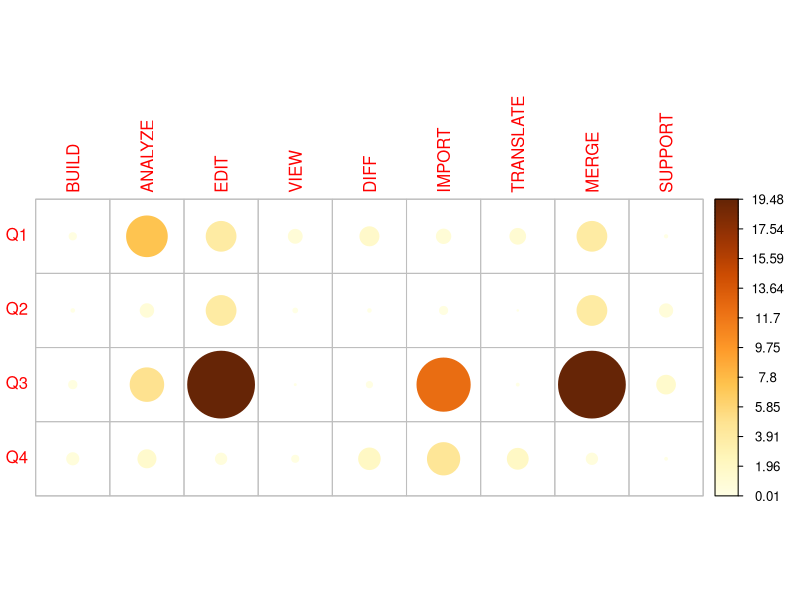
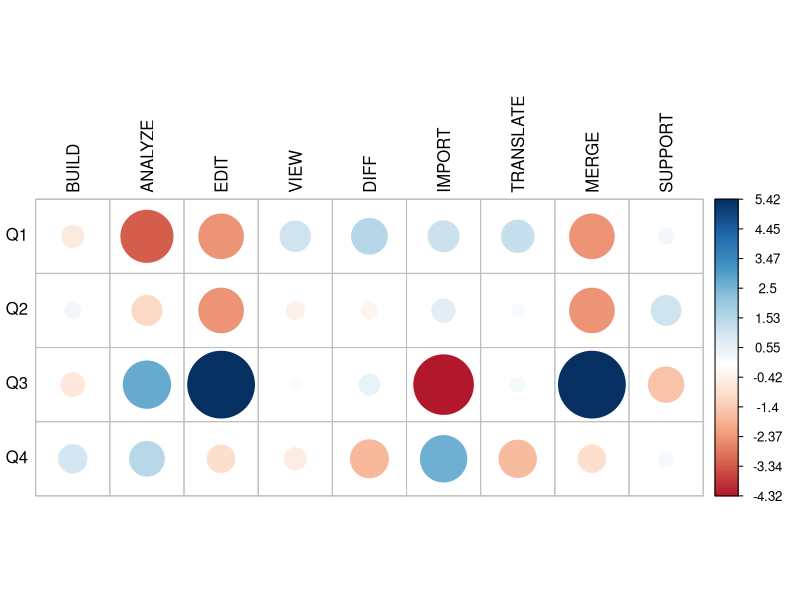

Generate these figures, in order, with R:
# load packages
library(dplyr)
library(ggplot2)
setwd("/RQ4-project/dont_touch_this_folder_jimmy")

df <- read.table("contributor_count_quartile.csv",
                 sep= ",",header=TRUE,row.names=1,as.is=TRUE)

library("gplots")
contingency_table <- as.matrix(df)
contingency_table

chi_square_result <- chisq.test(contingency_table)

chi_square_statistic <- chi_square_result$statistic
# Calculate Cramer's V manually
n <- sum(contingency_table)  # Total number of observations
num_rows <- nrow(contingency_table)
num_cols <- ncol(contingency_table)

# Calculate Cramer's V
cramers_v <- sqrt(chi_square_statistic / (n * min((num_rows - 1), (num_cols - 1))))

# Print Cramer's V
print("This is the Cramer's effect size: ")
print(cramers_v)

library(corrplot)

pdf(file = "contributor_quartiles.pdf",width = 8, height = 3)
cp <- corrplot(chi_square_result$residuals, is.cor = FALSE,tl.col="black")
dev.off()

# Calculating Associations
View(round(chi_square_result$residuals, 3))

# Calculating Contributions
contrib <- 100*chi_square_result$residuals^2/chi_square_result$statistic
corrplot(contrib, is.cor = FALSE)
View(round(contrib, 3))
